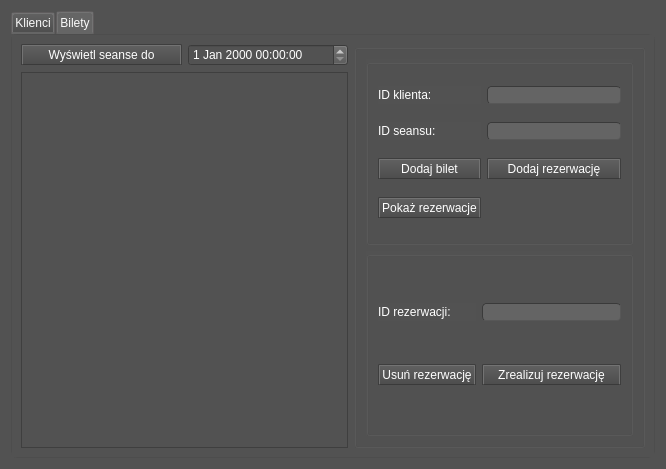
<?xml version="1.0" encoding="UTF-8"?>
<ui version="4.0">
 <class>okno_kasjer</class>
 <widget class="QWidget" name="okno_kasjer">
  <property name="windowModality">
   <enum>Qt::NonModal</enum>
  </property>
  <property name="geometry">
   <rect>
    <x>0</x>
    <y>0</y>
    <width>666</width>
    <height>469</height>
   </rect>
  </property>
  <property name="sizePolicy">
   <sizepolicy hsizetype="Expanding" vsizetype="Expanding">
    <horstretch>0</horstretch>
    <verstretch>0</verstretch>
   </sizepolicy>
  </property>
  <property name="windowTitle">
   <string>Form</string>
  </property>
  <property name="layoutDirection">
   <enum>Qt::LeftToRight</enum>
  </property>
  <property name="styleSheet">
   <string notr="true">/*
ElegantDark Style Sheet for QT Applications
Author: Jaime A. Quiroga P.
Company: GTRONICK
Last updated: 17/04/2018
Available at: https://github.com/GTRONICK/QSS/blob/master/ElegantDark.qss
*/
QWidget {
	background-color:rgb(82, 82, 82);
}
QDialog {
background-color:rgb(82, 82, 82);
	color: rgb(255, 255, 255);
}
QMessageBox {
    background-color: rgb(82, 82, 82);
}
QTextEdit {
	background-color:rgb(82, 82, 82);
	color: rgb(255, 255, 255);
}
QToolBox::tab{
color: rgb(255,255,255);
}
QTableView {
background-color:rgb(82, 82, 82);
color: rgb(255,255,255);
}
QComboBox {
color: rgb(255, 255, 255);
}
QListView
{
    color: rgb(255, 255, 255);
}
QDateTimeEdit{
 color: rgb(255, 255, 255);
}
QDateEdit{
 color: rgb(255, 255, 255);
}
QSpinBox{
 color: rgb(255, 255, 255);
}
QPushButton{
	border-style: outset;
	border-width: 2px;
	border-top-color: qlineargradient(spread:pad, x1:0.5, y1:0.6, x2:0.5, y2:0.4, stop:0 rgba(115, 115, 115, 255), stop:1 rgba(62, 62, 62, 255));
	border-right-color: qlineargradient(spread:pad, x1:0.4, y1:0.5, x2:0.6, y2:0.5, stop:0 rgba(115, 115, 115, 255), stop:1 rgba(62, 62, 62, 255));
	border-left-color: qlineargradient(spread:pad, x1:0.6, y1:0.5, x2:0.4, y2:0.5, stop:0 rgba(115, 115, 115, 255), stop:1 rgba(62, 62, 62, 255));
	border-bottom-color: rgb(58, 58, 58);
	border-bottom-width: 1px;
	border-style: solid;
	color: rgb(255, 255, 255);
	padding: 2px;
	background-color: qlineargradient(spread:pad, x1:0.5, y1:1, x2:0.5, y2:0, stop:0 rgba(77, 77, 77, 255), stop:1 rgba(97, 97, 97, 255));
}
QPushButton:hover{
	border-style: outset;
	border-width: 2px;
	border-top-color: qlineargradient(spread:pad, x1:0.5, y1:0.6, x2:0.5, y2:0.4, stop:0 rgba(180, 180, 180, 255), stop:1 rgba(110, 110, 110, 255));
	border-right-color: qlineargradient(spread:pad, x1:0.4, y1:0.5, x2:0.6, y2:0.5, stop:0 rgba(180, 180, 180, 255), stop:1 rgba(110, 110, 110, 255));
	border-left-color: qlineargradient(spread:pad, x1:0.6, y1:0.5, x2:0.4, y2:0.5, stop:0 rgba(180, 180, 180, 255), stop:1 rgba(110, 110, 110, 255));
	border-bottom-color: rgb(115, 115, 115);
	border-bottom-width: 1px;
	border-style: solid;
	color: rgb(255, 255, 255);
	padding: 2px;
	background-color: qlineargradient(spread:pad, x1:0.5, y1:1, x2:0.5, y2:0, stop:0 rgba(107, 107, 107, 255), stop:1 rgba(157, 157, 157, 255));
}
QPushButton:pressed{
	border-style: outset;
	border-width: 2px;
	border-top-color: qlineargradient(spread:pad, x1:0.5, y1:0.6, x2:0.5, y2:0.4, stop:0 rgba(62, 62, 62, 255), stop:1 rgba(22, 22, 22, 255));
	border-right-color: qlineargradient(spread:pad, x1:0.4, y1:0.5, x2:0.6, y2:0.5, stop:0 rgba(115, 115, 115, 255), stop:1 rgba(62, 62, 62, 255));
	border-left-color: qlineargradient(spread:pad, x1:0.6, y1:0.5, x2:0.4, y2:0.5, stop:0 rgba(115, 115, 115, 255), stop:1 rgba(62, 62, 62, 255));
	border-bottom-color: rgb(58, 58, 58);
	border-bottom-width: 1px;
	border-style: solid;
	color: rgb(255, 255, 255);
	padding: 2px;
	background-color: qlineargradient(spread:pad, x1:0.5, y1:1, x2:0.5, y2:0, stop:0 rgba(77, 77, 77, 255), stop:1 rgba(97, 97, 97, 255));
}
QPushButton:disabled{
	border-style: outset;
	border-width: 2px;
	border-top-color: qlineargradient(spread:pad, x1:0.5, y1:0.6, x2:0.5, y2:0.4, stop:0 rgba(115, 115, 115, 255), stop:1 rgba(62, 62, 62, 255));
	border-right-color: qlineargradient(spread:pad, x1:0.4, y1:0.5, x2:0.6, y2:0.5, stop:0 rgba(115, 115, 115, 255), stop:1 rgba(62, 62, 62, 255));
	border-left-color: qlineargradient(spread:pad, x1:0.6, y1:0.5, x2:0.4, y2:0.5, stop:0 rgba(115, 115, 115, 255), stop:1 rgba(62, 62, 62, 255));
	border-bottom-color: rgb(58, 58, 58);
	border-bottom-width: 1px;
	border-style: solid;
	color: rgb(0, 0, 0);
	padding: 2px;
	background-color: qlineargradient(spread:pad, x1:0.5, y1:1, x2:0.5, y2:0, stop:0 rgba(57, 57, 57, 255), stop:1 rgba(77, 77, 77, 255));
}
QLineEdit {
	border-width: 1px; border-radius: 4px;
	border-color: rgb(58, 58, 58);
	border-style: inset;
	padding: 0 8px;
	color: rgb(255, 255, 255);
	background:rgb(100, 100, 100);
	selection-background-color: rgb(187, 187, 187);
	selection-color: rgb(60, 63, 65);
}
QLabel {
	color:rgb(255,255,255);	
}
QProgressBar {
	text-align: center;
	color: rgb(240, 240, 240);
	border-width: 1px; 
	border-radius: 10px;
	border-color: rgb(58, 58, 58);
	border-style: inset;
	background-color:rgb(77,77,77);
}
QProgressBar::chunk {
	background-color: qlineargradient(spread:pad, x1:0.5, y1:0.7, x2:0.5, y2:0.3, stop:0 rgba(87, 97, 106, 255), stop:1 rgba(93, 103, 113, 255));
	border-radius: 5px;
}
QMenuBar {
	background:rgb(82, 82, 82);
}
QMenuBar::item {
	color:rgb(223,219,210);
	spacing: 3px;
	padding: 1px 4px;
	background: transparent;
}

QMenuBar::item:selected {
	background:rgb(115, 115, 115);
}
QMenu::item:selected {
	color:rgb(255,255,255);
	border-width:2px;
	border-style:solid;
	padding-left:18px;
	padding-right:8px;
	padding-top:2px;
	padding-bottom:3px;
	background:qlineargradient(spread:pad, x1:0.5, y1:0.7, x2:0.5, y2:0.3, stop:0 rgba(87, 97, 106, 255), stop:1 rgba(93, 103, 113, 255));
	border-top-color: qlineargradient(spread:pad, x1:0.5, y1:0.6, x2:0.5, y2:0.4, stop:0 rgba(115, 115, 115, 255), stop:1 rgba(62, 62, 62, 255));
	border-right-color: qlineargradient(spread:pad, x1:0.4, y1:0.5, x2:0.6, y2:0.5, stop:0 rgba(115, 115, 115, 255), stop:1 rgba(62, 62, 62, 255));
	border-left-color: qlineargradient(spread:pad, x1:0.6, y1:0.5, x2:0.4, y2:0.5, stop:0 rgba(115, 115, 115, 255), stop:1 rgba(62, 62, 62, 255));
	border-bottom-color: rgb(58, 58, 58);
	border-bottom-width: 1px;
}
QMenu::item {
	color:rgb(223,219,210);
	background-color:rgb(78,78,78);
	padding-left:20px;
	padding-top:4px;
	padding-bottom:4px;
	padding-right:10px;
}
QMenu{
	background-color:rgb(78,78,78);
}
QTabWidget {
	color:rgb(0,0,0);
	background-color:rgb(247,246,246);
}
QTabWidget::pane {
		border-color: rgb(77,77,77);
		background-color:rgb(101,101,101);
		border-style: solid;
		border-width: 1px;
    	border-radius: 6px;
}
QTabBar::tab {
	padding:2px;
	color:rgb(250,250,250);
  	background-color: qlineargradient(spread:pad, x1:0.5, y1:1, x2:0.5, y2:0, stop:0 rgba(77, 77, 77, 255), stop:1 rgba(97, 97, 97, 255));
	border-style: solid;
	border-width: 2px;
  	border-top-right-radius:4px;
   border-top-left-radius:4px;
	border-top-color: qlineargradient(spread:pad, x1:0.5, y1:0.6, x2:0.5, y2:0.4, stop:0 rgba(115, 115, 115, 255), stop:1 rgba(95, 92, 93, 255));
	border-right-color: qlineargradient(spread:pad, x1:0.4, y1:0.5, x2:0.6, y2:0.5, stop:0 rgba(115, 115, 115, 255), stop:1 rgba(95, 92, 93, 255));
	border-left-color: qlineargradient(spread:pad, x1:0.6, y1:0.5, x2:0.4, y2:0.5, stop:0 rgba(115, 115, 115, 255), stop:1 rgba(95, 92, 93, 255));
	border-bottom-color: rgb(101,101,101);
}
QTabBar::tab:selected, QTabBar::tab:last:selected, QTabBar::tab:hover {
  	background-color:rgb(101,101,101);
  	margin-left: 0px;
  	margin-right: 1px;
}
QTabBar::tab:!selected {
    	margin-top: 1px;
		margin-right: 1px;
}
QCheckBox {
	color:rgb(223,219,210);
	padding: 2px;
}
QCheckBox:hover {
	border-radius:4px;
	border-style:solid;
	padding-left: 1px;
	padding-right: 1px;
	padding-bottom: 1px;
	padding-top: 1px;
	border-width:1px;
	border-color: rgb(87, 97, 106);
	background-color:qlineargradient(spread:pad, x1:0.5, y1:0.7, x2:0.5, y2:0.3, stop:0 rgba(87, 97, 106, 150), stop:1 rgba(93, 103, 113, 150));
}
QCheckBox::indicator:checked {
	border-radius:4px;
	border-style:solid;
	border-width:1px;
	border-color: rgb(180,180,180);
  	background-color:qlineargradient(spread:pad, x1:0.5, y1:0.7, x2:0.5, y2:0.3, stop:0 rgba(87, 97, 106, 255), stop:1 rgba(93, 103, 113, 255));
}
QCheckBox::indicator:unchecked {
	border-radius:4px;
	border-style:solid;
	border-width:1px;
	border-color: rgb(87, 97, 106);
  	background-color:rgb(255,255,255);
}
QStatusBar {
	color:rgb(240,240,240);
}
</string>
  </property>
  <layout class="QGridLayout" name="gridLayout">
   <item row="0" column="0">
    <widget class="QTabWidget" name="tabWidget">
     <property name="sizePolicy">
      <sizepolicy hsizetype="Preferred" vsizetype="Preferred">
       <horstretch>0</horstretch>
       <verstretch>0</verstretch>
      </sizepolicy>
     </property>
     <property name="currentIndex">
      <number>1</number>
     </property>
     <widget class="QWidget" name="tabBilety">
      <attribute name="title">
       <string>Klienci</string>
      </attribute>
      <layout class="QGridLayout" name="gridLayout_3">
       <item row="0" column="0" rowspan="3">
        <widget class="QTableView" name="tableView">
         <property name="editTriggers">
          <set>QAbstractItemView::NoEditTriggers</set>
         </property>
        </widget>
       </item>
       <item row="2" column="1" colspan="4">
        <widget class="QGroupBox" name="groupBox_2">
         <property name="title">
          <string/>
         </property>
         <layout class="QGridLayout" name="gridLayout_4">
          <item row="3" column="3">
           <widget class="QPushButton" name="pushButtonEdytuj">
            <property name="text">
             <string>Edytuj klienta</string>
            </property>
           </widget>
          </item>
          <item row="0" column="2">
           <widget class="QPushButton" name="pushButtonZnajdzKlienta">
            <property name="text">
             <string>Znajdź klienta</string>
            </property>
           </widget>
          </item>
          <item row="0" column="3">
           <widget class="QPushButton" name="pushButtonDodajKlienta">
            <property name="text">
             <string>Dodaj klienta</string>
            </property>
           </widget>
          </item>
          <item row="3" column="2">
           <widget class="QPushButton" name="pushButtonWybierzKlienta">
            <property name="text">
             <string>Wybierz klienta</string>
            </property>
           </widget>
          </item>
          <item row="2" column="2">
           <widget class="QLabel" name="labelId">
            <property name="text">
             <string>ID klienta do edycji: </string>
            </property>
           </widget>
          </item>
          <item row="2" column="3">
           <widget class="QLineEdit" name="lineEditEdycja"/>
          </item>
         </layout>
        </widget>
       </item>
       <item row="0" column="1" rowspan="2" colspan="4">
        <widget class="QGroupBox" name="groupBox">
         <property name="title">
          <string/>
         </property>
         <layout class="QGridLayout" name="gridLayout_2">
          <item row="3" column="1">
           <widget class="QLineEdit" name="lineEditDodajNazwisko"/>
          </item>
          <item row="4" column="1">
           <widget class="QLineEdit" name="lineEditDodajNr"/>
          </item>
          <item row="5" column="1">
           <widget class="QLineEdit" name="lineEditDodajEmail"/>
          </item>
          <item row="3" column="0">
           <widget class="QLabel" name="labelDodajNazwisko">
            <property name="text">
             <string>Nazwisko:</string>
            </property>
           </widget>
          </item>
          <item row="2" column="0">
           <widget class="QLabel" name="labelDodajImie">
            <property name="text">
             <string>Imię:</string>
            </property>
           </widget>
          </item>
          <item row="1" column="1">
           <widget class="QPushButton" name="pushButtonWyczysc">
            <property name="text">
             <string>Wyczyść pola</string>
            </property>
           </widget>
          </item>
          <item row="5" column="0">
           <widget class="QLabel" name="labelDodajEmail">
            <property name="text">
             <string>E-mail:</string>
            </property>
           </widget>
          </item>
          <item row="2" column="1">
           <widget class="QLineEdit" name="lineEditDodajImie"/>
          </item>
          <item row="4" column="0">
           <widget class="QLabel" name="labelDodajNr">
            <property name="text">
             <string>Nr telefonu:</string>
            </property>
           </widget>
          </item>
         </layout>
        </widget>
       </item>
      </layout>
     </widget>
     <widget class="QWidget" name="tab_2">
      <attribute name="title">
       <string>Bilety</string>
      </attribute>
      <layout class="QGridLayout" name="gridLayout_7">
       <item row="0" column="0">
        <widget class="QPushButton" name="pushButtonSeanse">
         <property name="text">
          <string>Wyświetl seanse do</string>
         </property>
        </widget>
       </item>
       <item row="0" column="1">
        <widget class="QDateTimeEdit" name="dateTimeEdit"/>
       </item>
       <item row="1" column="0" colspan="2">
        <widget class="QTableView" name="tableView_2">
         <property name="editTriggers">
          <set>QAbstractItemView::NoEditTriggers</set>
         </property>
        </widget>
       </item>
       <item row="0" column="2" rowspan="2">
        <widget class="QGroupBox" name="groupBox_5">
         <property name="minimumSize">
          <size>
           <width>291</width>
           <height>0</height>
          </size>
         </property>
         <property name="maximumSize">
          <size>
           <width>291</width>
           <height>16777215</height>
          </size>
         </property>
         <property name="title">
          <string/>
         </property>
         <property name="flat">
          <bool>false</bool>
         </property>
         <layout class="QGridLayout" name="gridLayout_8">
          <item row="1" column="0">
           <widget class="QGroupBox" name="groupBox_4">
            <property name="minimumSize">
             <size>
              <width>0</width>
              <height>0</height>
             </size>
            </property>
            <property name="maximumSize">
             <size>
              <width>278</width>
              <height>16777215</height>
             </size>
            </property>
            <property name="title">
             <string/>
            </property>
            <layout class="QGridLayout" name="gridLayout_6">
             <item row="1" column="1">
              <widget class="QPushButton" name="pushButtonZrealizuj">
               <property name="text">
                <string>Zrealizuj rezerwację</string>
               </property>
              </widget>
             </item>
             <item row="1" column="0">
              <widget class="QPushButton" name="pushButtonUsunRez">
               <property name="text">
                <string>Usuń rezerwację</string>
               </property>
              </widget>
             </item>
             <item row="0" column="0">
              <widget class="QLabel" name="labelIdRezerwacji">
               <property name="text">
                <string>ID rezerwacji:</string>
               </property>
              </widget>
             </item>
             <item row="0" column="1">
              <widget class="QLineEdit" name="lineEditIdRezerwacji"/>
             </item>
            </layout>
           </widget>
          </item>
          <item row="0" column="0">
           <widget class="QGroupBox" name="groupBox_3">
            <property name="minimumSize">
             <size>
              <width>0</width>
              <height>0</height>
             </size>
            </property>
            <property name="maximumSize">
             <size>
              <width>278</width>
              <height>16777215</height>
             </size>
            </property>
            <property name="title">
             <string/>
            </property>
            <layout class="QGridLayout" name="gridLayout_5">
             <item row="1" column="0">
              <widget class="QLabel" name="labelIdSeansu">
               <property name="text">
                <string>ID seansu:</string>
               </property>
              </widget>
             </item>
             <item row="0" column="0">
              <widget class="QLabel" name="labelIdKlienta">
               <property name="text">
                <string>ID klienta:</string>
               </property>
              </widget>
             </item>
             <item row="2" column="1">
              <widget class="QPushButton" name="pushButtonDodajRezerwacje">
               <property name="text">
                <string>Dodaj rezerwację</string>
               </property>
              </widget>
             </item>
             <item row="0" column="1">
              <widget class="QLineEdit" name="lineEditIdKlienta"/>
             </item>
             <item row="1" column="1">
              <widget class="QLineEdit" name="lineEditIdSeansu"/>
             </item>
             <item row="2" column="0">
              <widget class="QPushButton" name="pushButtonDodajBilety">
               <property name="text">
                <string>Dodaj bilet</string>
               </property>
              </widget>
             </item>
             <item row="3" column="0">
              <widget class="QPushButton" name="pushButtonPokazRezerwacje">
               <property name="text">
                <string>Pokaż rezerwacje</string>
               </property>
              </widget>
             </item>
            </layout>
           </widget>
          </item>
         </layout>
        </widget>
       </item>
      </layout>
     </widget>
    </widget>
   </item>
  </layout>
 </widget>
 <tabstops>
  <tabstop>lineEditDodajImie</tabstop>
  <tabstop>lineEditDodajNazwisko</tabstop>
  <tabstop>lineEditDodajNr</tabstop>
  <tabstop>lineEditDodajEmail</tabstop>
  <tabstop>pushButtonZnajdzKlienta</tabstop>
  <tabstop>pushButtonDodajKlienta</tabstop>
  <tabstop>lineEditEdycja</tabstop>
  <tabstop>pushButtonWybierzKlienta</tabstop>
  <tabstop>pushButtonEdytuj</tabstop>
  <tabstop>pushButtonWyczysc</tabstop>
  <tabstop>tableView</tabstop>
  <tabstop>tabWidget</tabstop>
  <tabstop>lineEditIdKlienta</tabstop>
  <tabstop>lineEditIdSeansu</tabstop>
  <tabstop>pushButtonDodajRezerwacje</tabstop>
  <tabstop>pushButtonDodajBilety</tabstop>
  <tabstop>pushButtonPokazRezerwacje</tabstop>
  <tabstop>lineEditIdRezerwacji</tabstop>
  <tabstop>pushButtonUsunRez</tabstop>
  <tabstop>pushButtonZrealizuj</tabstop>
  <tabstop>dateTimeEdit</tabstop>
  <tabstop>pushButtonSeanse</tabstop>
  <tabstop>tableView_2</tabstop>
 </tabstops>
 <resources/>
 <connections/>
</ui>
